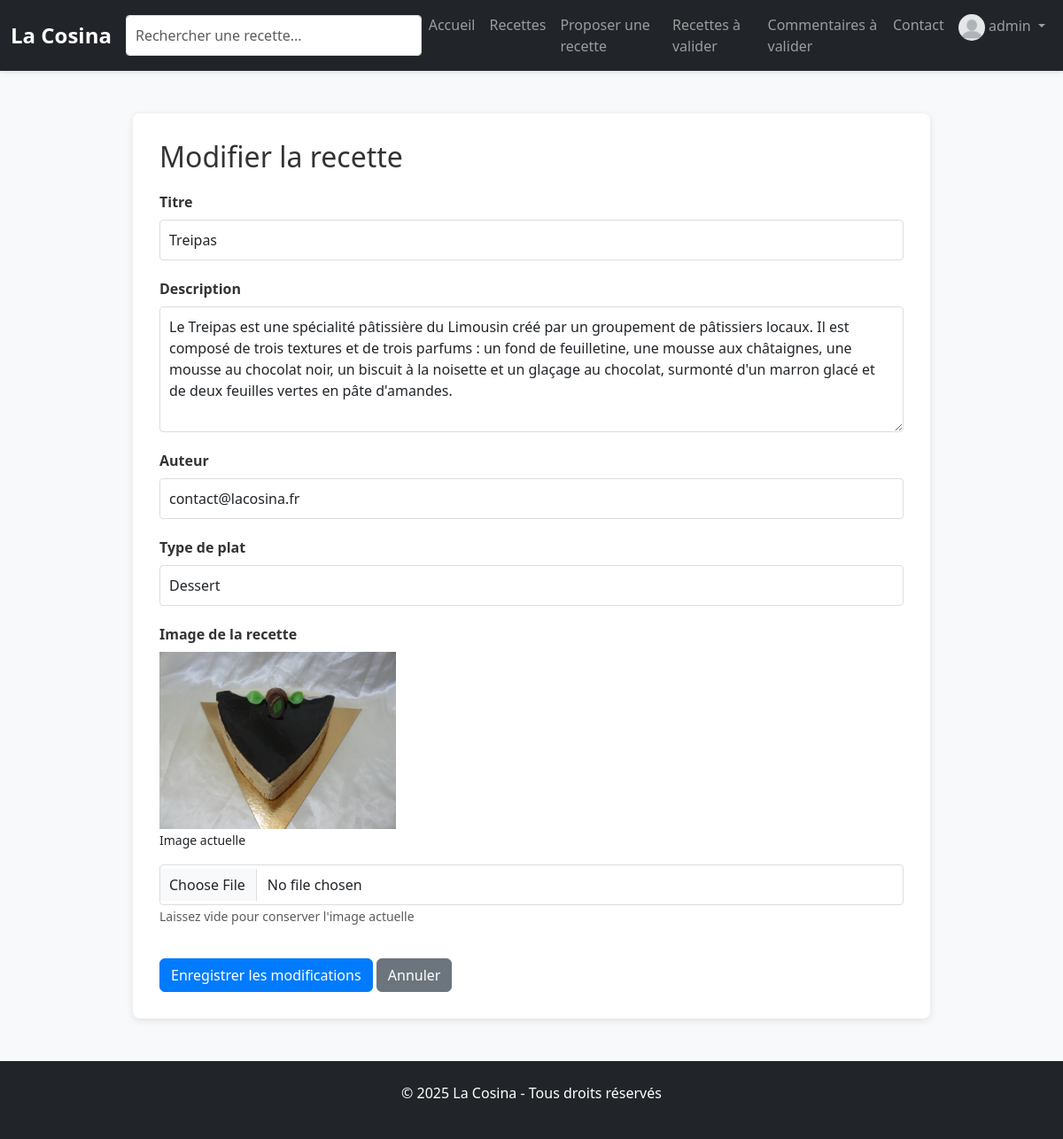
The app's page /?c=Recette&a=modifier&id=9 (signed in) with its own data.
### tables this page shows
CREATE TABLE `recettes` (
    `id` int NOT NULL AUTO_INCREMENT,
    `titre` varchar(100) NOT NULL,
    `description` text NOT NULL,
    `auteur` varchar(100) NOT NULL,
    `image` varchar(100) DEFAULT NULL,
    `date_creation` datetime NOT NULL,
    `type_plat` enum('Entrée', 'Plat', 'Dessert') DEFAULT 'Plat',
    `isApproved` tinyint(1) DEFAULT 1,
    PRIMARY KEY (`id`)
);

### models/Recette.php (called while the page is built, shortened)
<?php
class Recette
{
    private $pdo;
    public function __construct($pdo)
    {
        $this->pdo = $pdo;
    }
    public function getById($id)
    {
        $sql = "SELECT * FROM recettes WHERE id = ?";
        $stmt = $this->pdo->prepare($sql);
        $stmt->execute([$id]);
        return $stmt->fetch(PDO::FETCH_ASSOC);
    }
}
?>

### views/Recette/modifier.php (the view, shortened to what this page needs)
<h2>Modifier la recette</h2>
<form method="POST" action="index.php?c=Recette&a=enregistrer" enctype="multipart/form-data">
    <div class="form-group">
        <label for="titre">Titre</label>
        <input type="text" class="form-control" id="titre" name="titre" value="<?php echo htmlspecialchars($recette['titre']); ?>" required>
    </div>
    <div class="form-group">
        <label for="description">Description</label>
        <textarea class="form-control" id="description" name="description" rows="5" required><?php echo htmlspecialchars($recette['description']); ?></textarea>
    </div>
    <div class="form-group">
        <label for="auteur">Auteur</label>
        <input type="email" class="form-control" id="auteur" name="auteur" value="<?php echo htmlspecialchars($recette['auteur']); ?>" required>
    </div>
    <div class="form-group">
        <label for="type_plat">Type de plat</label>
        <select class="form-control" id="type_plat" name="type_plat" required>
            <option value="Dessert" <?php echo (isset($recette['type_plat']) && $recette['type_plat'] === 'Dessert') ? 'selected' : ''; ?>>Dessert</option>
        </select>
    </div>
    <div class="form-group">
        <label for="image">Image de la recette</label>
        <?php if ($recette['image']): ?>
            <div class="mb-2">
                <img src="<?php echo $recette['image']; ?>" alt="<?php echo htmlspecialchars($recette['titre']); ?>" style="max-height: 200px;">
                <p><small>Image actuelle</small></p>
            </div>
        <?php endif; ?>
        <input type="file" class="form-control" id="image" name="image" accept="image/*">
        <small class="form-text text-muted">Laissez vide pour conserver l'image actuelle</small>
    </div>
    <button type="submit" class="btn btn-primary mt-3">Enregistrer les modifications</button>
    <a href="index.php?c=Recette&a=detail&id=<?php echo $recette['id']; ?>" class="btn btn-secondary mt-3">Annuler</a>
</form>

### css/style.css (style rules this page uses)
body { background-color: #f8f9fa; font-family: 'Segoe UI', Tahoma, Geneva, Verdana, sans-serif; }
.btn-primary { background-color: #007bff; border-color: #007bff; }
.form-group { margin-bottom: 20px; }
.form-group label { font-weight: 600; margin-bottom: 8px; color: #333; }
.form-control { border: 1px solid #ddd; border-radius: 4px; padding: 10px; }
h1, h2 { color: #333; margin-bottom: 20px; }
a { color: #007bff; text-decoration: none; }

### records on screen
recettes: titre "Treipas", description "Le Treipas est une spécialité pâtissière du Limousin créé par un groupement de pâtissiers locaux. Il est composé de trois textures et de trois parfums : un fond de feuilletine, une mousse aux châtaignes, une mousse au chocolat noir, un biscuit à la noisette et un glaçage au chocolat, surmonté d'un marron glacé et de deux feuilles vertes en pâte d'amandes.", auteur "contact@lacosina.fr", type_plat "Dessert", image (picture)

### other values on screen
$_SESSION['user_identifiant'] "admin"
